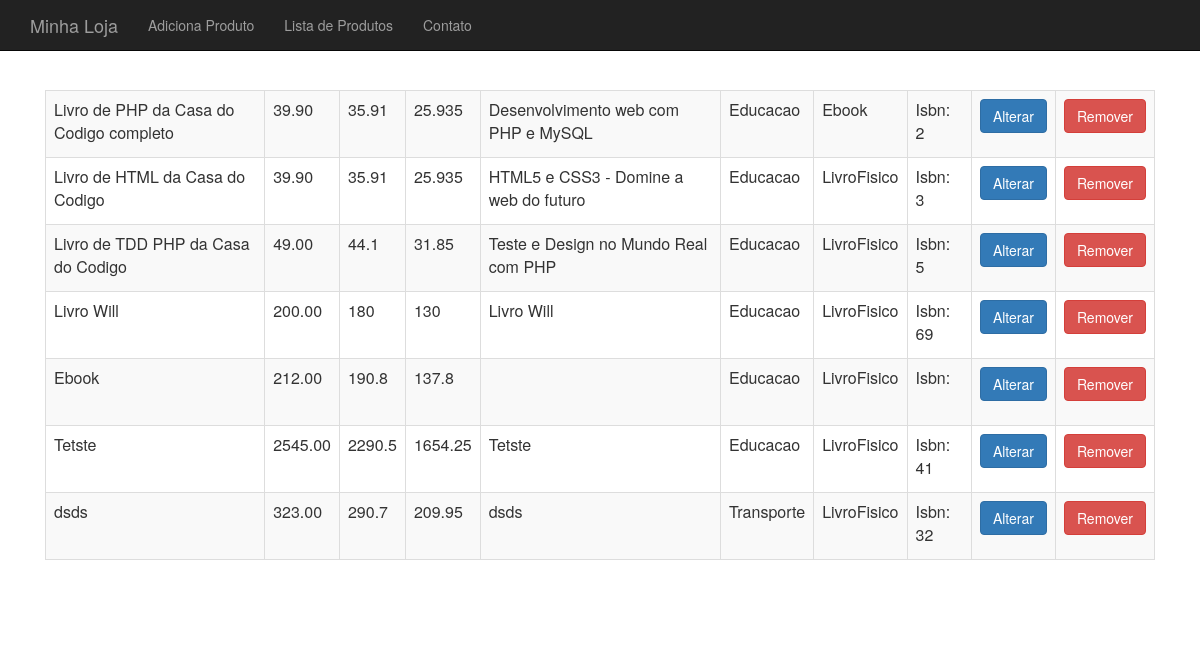
The app's page /produto-lista.php with its own data.
### tables this page shows
CREATE TABLE `produtos` (
  `id` int(11) NOT NULL AUTO_INCREMENT,
  `nome` varchar(255) DEFAULT NULL,
  `preco` decimal(10,2) DEFAULT NULL,
  `descricao` text NOT NULL,
  `usado` tinyint(1) NOT NULL,
  `id_categoria` int(11) DEFAULT NULL,
  `isbn` varchar(255) DEFAULT NULL,
  `tipo_produto` varchar(255) DEFAULT NULL,
  `taxa_impressao` varchar(255) DEFAULT NULL,
  `water_mark` varchar(255) DEFAULT NULL,
  PRIMARY KEY (`id`)
);

CREATE TABLE `categorias` (
  `id` int(11) NOT NULL AUTO_INCREMENT,
  `nome` varchar(255) DEFAULT NULL,
  PRIMARY KEY (`id`)
);

### class/ProdutoDao.php (called while the page is built, shortened)
<?php
	class ProdutoDao {
		private $conexao;
		function __construct($conexao){
			$this->conexao = $conexao;
		}
		function listar_cadastros(){
			$produtos = array();
			$result =  mysqli_query($this->conexao, "select p.*, c.nome as nome_categoria
			from produtos as p join categorias as c on p.id_categoria = c.id");
			foreach ($result as $produto_array) {
				$produto_id = $produto_array['id'];
				$tipo_produto = $produto_array['tipo_produto'];
				$nome_categoria = $produto_array['nome_categoria'];
				$factory_produto = new ProdutoFactory();
				$produto = $factory_produto->validar_tipo($tipo_produto, $produto_array);
				$produto->atribuidoEm($produto_array);
				$produto->setId($produto_id);
				$produto->getCategoria()->setNome($nome_categoria);
				array_push($produtos, $produto);
			}
			return $produtos;
		}
	}
?>

### class/ProdutoFactory.php (called while the page is built)
<?php
class ProdutoFactory {
  private $classes = array("Ebook", "LivroFisico");
  public function validar_tipo($tipo_produto, $params) {
    $nome = $params['nome'];
    $preco = $params['preco'];
    $descricao = $params['descricao'];
    $categoria = new Categoria();
    $usado = $params['usado'];
    if (in_array($tipo_produto, $this->classes)) {
        return new $tipo_produto($nome, $preco, $descricao, $categoria, $usado);
    }
    return new LivroFisico($nome, $preco, $descricao, $categoria, $usado);
  }
}
?>

### class/Produto.php (called while the page is built, shortened)
<?php
	abstract class Produto {
		private $id;
		private $nome;
		private $preco;
		private $descricao;
		private $categoria;
		public function __construct($nome, $preco, $descricao, Categoria $categoria, $usado){
			$this->nome = $nome;
			$this->preco = $preco;
			$this->descricao = $descricao;
			$this->categoria = $categoria;
		}
		public function getId(){
			return $this->id;
		}
		public function setId($id){
			$this->id = $id;
		}
		public function getNome(){
			return $this->nome;
		}
		public function getPreco(){
			return $this->preco;
		}
		public function getDescricao(){
			return $this->descricao;
		}
		public function getCategoria(){
			return $this->categoria;
		}
		public function descontoProduto($valor = 0.1){
			if ($valor > 0 && $valor <= 0.5) {
				return $this->preco - ($this->preco * $valor);
			}
			return $this->preco;
		}
		public function possuiIsbn(){
			return $this instanceof Livro;
		}
	}
?>

### class/Livro.php (called while the page is built)
<?php
abstract class Livro extends Produto
{
  private $isbn;
  public function getIsbn(){
    return $this->isbn;
  }
  public function setIsbn($isbn){
    $this->isbn = $isbn;
  }
  public function impostoProduto($valor = 0.650){
    return $this->getPreco() * $valor;
  }
}
?>

### class/Categoria.php (called while the page is built, shortened)
<?php
	class Categoria {
		private $nome;
		public function getNome(){
			return $this->nome;
		}
		public function setNome($nome){
			$this->nome = $nome;
		}
	}
?>

### produto-lista.php (the view, shortened to what this page needs)
<?php
	require_once("cabecalho.php");
?>
<table class="table table-striped table-bordered">
	<?php
	$produto_dao = new ProdutoDao($conexao);
	$produtos = $produto_dao->listar_cadastros();
	foreach ($produtos as $produto) :
	?>
		<tr>
			<td><?=$produto->getNome()?></td>
			<td><?=$produto->getPreco()?></td>
			<td><?=$produto->descontoProduto();?></td>
			<td><?=$produto->impostoProduto();?></td>
			<td><?=substr($produto->getDescricao(), 0, 40);?></td>
			<td><?=$produto->getCategoria()->getNome()?></td>
			<td><?=get_class($produto)?></td>
			<td>
				<?php
					if ($produto->possuiIsbn()){
						echo "Isbn: ". $produto->getIsbn();
					} else {
						echo "Não Possuí Isbn";
					}
				?>
			</td>
			<td><a class="btn btn-primary" href="produto-formulario-altera.php?id=<?=$produto->getId()?>">Alterar</a></td>
			<td>
				<form action="remove-produto.php" method="POST">
		            <button class="btn btn-danger">Remover</button>
		        </form>
			</td>
		</tr>
	<?php
		endforeach
	?>
</table>
<?php
	require_once('rodape.php');
?>

### cabecalho.php (shortened to what this page needs)
<html>
	<head>
	  <link rel="stylesheet" href="https://maxcdn.bootstrapcdn.com/bootstrap/3.3.6/css/bootstrap.min.css">
	  <link href="css/loja.css" rel="stylesheet">
	</head>
	<body>
		<div class="navbar navbar-inverse navbar-fixed-top">
	        <div class="container">
	            <div class="navbar-header">
	                <a href="index.php" class="navbar-brand">Minha Loja</a>
	            </div>
	            <div>
	                <ul class="nav navbar-nav">
	                    <li><a href="produto-formulario.php">Adiciona Produto</a></li>
	                    <li><a href="produto-lista.php">Lista de Produtos</a></li>
                     	<li><a href="contato.php">Contato</a></li>
	                </ul>
	            </div>
	        </div>
	    </div>
	    <div class="container">
	    <div class="principal">

### rodape.php
        </div>
    </div>
	</body>
</html>

### css/loja.css (style rules this page uses)
body { padding-top: 50px; }
.principal { padding: 40px 15px; text-align: center; }

### records on screen
produtos: nome "Livro de PHP da Casa do Codigo completo", preco "39.90", preco "35.91", preco "25.935", descricao "Desenvolvimento web com PHP e MySQL", id_categoria.nome "Educacao", produto "Ebook", isbn "2"
produtos: nome "Livro de HTML da Casa do Codigo", preco "39.90", preco "35.91", preco "25.935", descricao "HTML5 e CSS3 - Domine a web do futuro", id_categoria.nome "Educacao", produto "LivroFisico", isbn "3"
produtos: nome "Livro de TDD PHP da Casa do Codigo", preco "49.00", preco "44.1", preco "31.85", descricao "Teste e Design no Mundo Real com PHP", id_categoria.nome "Educacao", produto "LivroFisico", isbn "5"
produtos: nome "Livro Will", preco "200.00", preco "180", preco "130", descricao "Livro Will", id_categoria.nome "Educacao", produto "LivroFisico", isbn "69"
produtos: nome "Ebook", preco "212.00", preco "190.8", preco "137.8", id_categoria.nome "Educacao", produto "LivroFisico"
produtos: nome "Tetste", preco "2545.00", preco "2290.5", preco "1654.25", descricao "Tetste", id_categoria.nome "Educacao", produto "LivroFisico", isbn "41"
produtos: nome "dsds", preco "323.00", preco "290.7", preco "209.95", descricao "dsds", id_categoria.nome "Transporte", produto "LivroFisico", isbn "32"
